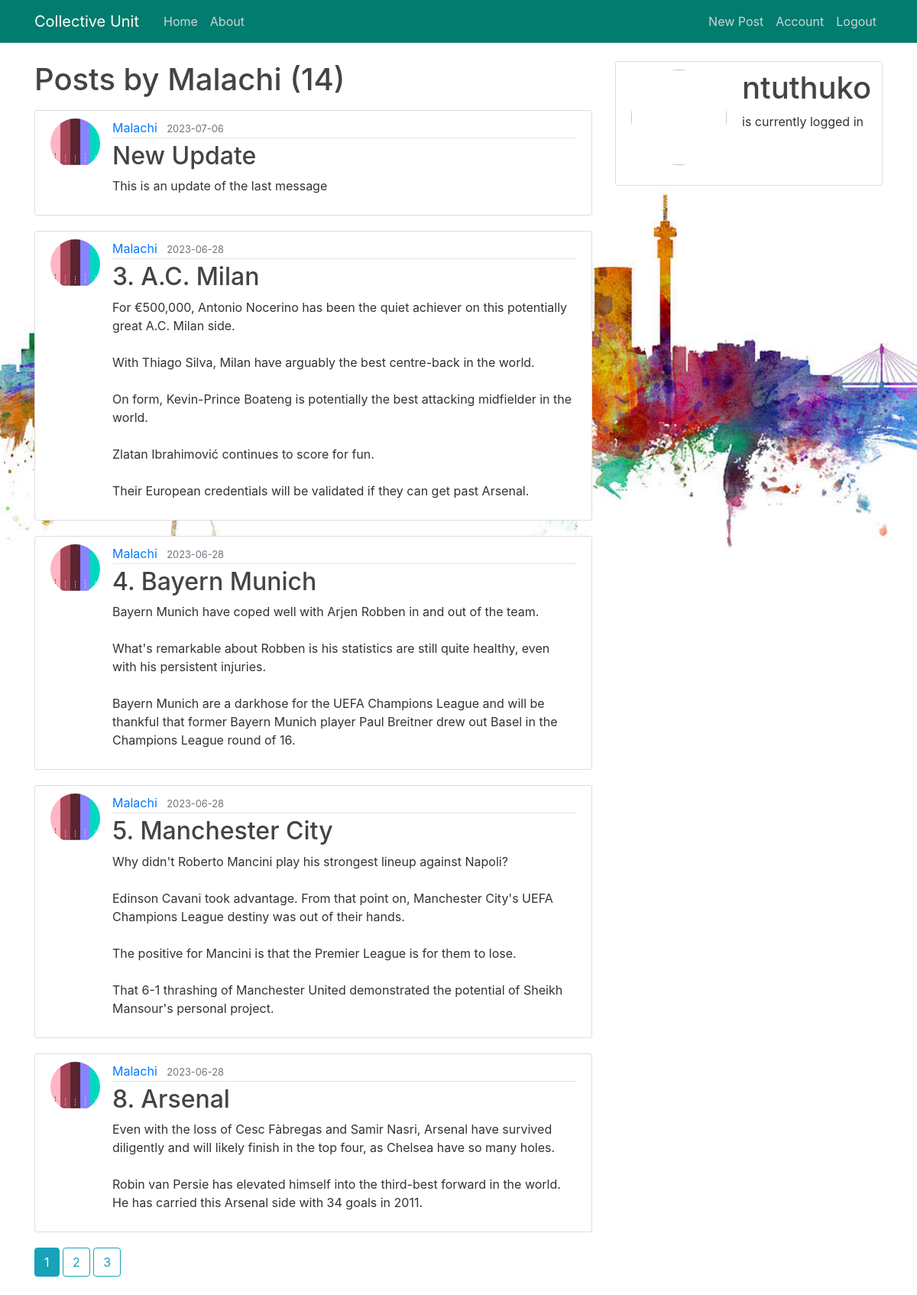
Screenshot of /user/Malachi (signed in) with the database file from the repository.
### application/models.py (models this page shows, shortened)
class User(db.Model, UserMixin):
    id = db.Column(db.Integer, primary_key=True)
    username = db.Column(db.String(20), nullable=False, unique=True)
    email = db.Column(db.String(120), nullable=False, unique=True)
    image_file = db.Column(db.String(20), nullable=False,
                           default='default.jpg')
    password = db.Column(db.String(60), nullable=False)
    posts = db.relationship('Post', backref='author', lazy=True)

class Post(db.Model):
    id = db.Column(db.Integer, primary_key=True)
    title = db.Column(db.String(100), nullable=False)
    content = db.Column(db.Text, nullable=False)
    date_posted = db.Column(db.DateTime, nullable=False,
                            default=datetime.utcnow)
    user_id = db.Column(db.Integer, db.ForeignKey('user.id'), nullable=False)

### application/routes.py (the view)
@app.route('/user/<string:username>')
def user_posts(username):
    page = request.args.get('page', 1, type=int)
    user = User.query.filter_by(username=username).first_or_404()
    posts = Post.query.filter_by(author=user).order_by(Post.date_posted.desc()).paginate(per_page=5, page=page)
    return render_template('user_posts.html', posts=posts, user=user)

### application/models.py (called while the page is built)
@login_manager.user_loader
def load_user(user_id):
    return User.query.get(int(user_id))

### application/templates/user_posts.html
{% extends "layout.html" %}
{% block content %}
    <h1 class="mb-3">Posts by {{ user.username }} ({{ posts.total }})</h1>
    {% for post in posts.items %}
        <article class="media content-section">
          <img class="rounded-circle article-img" src="{{ url_for('static', filename='pics/' + post.author.image_file) }}">
          <div class="media-body">
            <div class="article-metadata">
              <a class="mr-2" href="{{ url_for('user_posts', username=post.author.username) }}">{{ post.author.username }}</a>
              <small class="text-muted">{{ post.date_posted.strftime('%Y-%m-%d') }}</small>
            </div>
            <h2><a class="article-title" href="{{ url_for('post', post_id=post.id) }}">{{ post.title }}</a></h2>
            <p class="article-content">{{ post.content }}</p>
          </div>
        </article>
    {% endfor %}
    {% for page_num in posts.iter_pages(left_edge=1, right_edge=1, left_current=1, right_current=2) %}
      {% if page_num %}
        {% if posts.page == page_num %}
          <a class="btn btn-info mb-4" href="{{ url_for('user_posts', username=user.username, page=page_num) }}">{{ page_num }}</a>
        {% else %}
          <a class="btn btn-outline-info mb-4" href="{{ url_for('user_posts', username=user.username, page=page_num) }}">{{ page_num }}</a>
        {% endif %}
      {% else %}
        ...
      {% endif %}
    {% endfor %}
{% endblock content %}

### application/templates/layout.html (shortened to what this page needs)
<!DOCTYPE html>
<html>
<head>
    <link rel="stylesheet" href="https://maxcdn.bootstrapcdn.com/bootstrap/4.0.0/css/bootstrap.min.css">
    <link rel="stylesheet" type="text/css" href="{{ url_for('static', filename='main.css') }}">
</head>
<body>
    <header class="site-header">
      <nav class="navbar navbar-expand-md navbar-dark bg-steel fixed-top">
        <div class="container">
          <a class="navbar-brand mr-4" href="/">Collective Unit</a>
          <div class="collapse navbar-collapse" id="navbarToggle">
            <div class="navbar-nav mr-auto">
              <a class="nav-item nav-link" href="{{ url_for('home') }}">Home</a>
              <a class="nav-item nav-link" href="{{ url_for('about') }}">About</a>
            </div>
            <div class="navbar-nav">
              {% if current_user.is_authenticated %}
              <a class="nav-item nav-link" href="{{ url_for('new_post') }}">New Post</a>
              <a class="nav-item nav-link" href="{{ url_for('account') }}">Account</a>
              <a class="nav-item nav-link" href="{{ url_for('logout') }}">Logout</a>
              {% else %}
              <a class="nav-item nav-link" href="{{ url_for('login') }}">Login</a>
              <a class="nav-item nav-link" href="{{ url_for('register') }}">Register</a>
              {% endif %}
            </div>
          </div>
        </div>
      </nav>
    </header>
    <main role="main" class="container">
      <div class="row">
        <div class="col-md-8">
          {% block content %}{% endblock %}
        </div>
        {% if current_user.is_authenticated %}
        <div class="col-md-4">
          <div class="content-section">
            <div class="media">
                <img class="rounded-circle account-img" src="{{ image_file }}">
                <div>
                    <h2 class="account-heading">{{ current_user.username }}</h2>
                    <p>is currently logged in</p>
                </div>
              </div>
          </div>
        </div>
        {% endif %}
      </div>
    </main>
</body>
</html>

### application/static/main.css (style rules this page uses)
body { background-image: url("../static/bg-pic/1.jpg"); background-size: 100%; background-repeat: no-repeat; color: #333333; margin-top: 5rem; line-height: 1.5; text-align: left; }
h1, h2, h3, h4, h5, h6 { color: #444444; }
.bg-steel { background-color: #027c6e; }
.site-header .navbar-nav .nav-link { color: #cbd5db; }
.content-section { background: #ffffff; padding: 10px 20px; border: 1px solid #dddddd; border-radius: 3px; margin-bottom: 20px; }
.article-title { color: #444444; }
.article-content { white-space: pre-line; }
.article-img { height: 65px; width: 65px; margin-right: 16px; }
.article-metadata { padding-bottom: 1px; margin-bottom: 4px; border-bottom: 1px solid #e3e3e3 }
.account-img { height: 125px; width: 125px; margin-right: 20px; margin-bottom: 16px; }
.account-heading { font-size: 2.5rem; }

### rows the page displays
User: username "Malachi"
Post: image_file (picture), author.username "Malachi", date_posted "2023-07-06", title "New Update", content "This is an update of the last message"
Post: image_file (picture), author.username "Malachi", date_posted "2023-06-28", title "3. A.C. Milan", content "For €500,000, Antonio Nocerino has been the quiet achiever on this potentially great A.C. Milan side. With Thiago Silva, Milan have arguably the best centre-back in the world. On form, Kevin-Prince Boateng is potentially the best attacking midfielder in the world. Zlatan Ibrahimović continues to score for fun. Their European credentials will be validated if they can get past Arsenal."
Post: image_file (picture), author.username "Malachi", date_posted "2023-06-28", title "4. Bayern Munich", content "Bayern Munich have coped well with Arjen Robben in and out of the team. What's remarkable about Robben is his statistics are still quite healthy, even with his persistent injuries. Bayern Munich are a darkhose for the UEFA Champions League and will be thankful that former Bayern Munich player Paul Breitner drew out Basel in the Champions League round of 16."
Post: image_file (picture), author.username "Malachi", date_posted "2023-06-28", title "5. Manchester City", content "Why didn't Roberto Mancini play his strongest lineup against Napoli? Edinson Cavani took advantage. From that point on, Manchester City's UEFA Champions League destiny was out of their hands. The positive for Mancini is that the Premier League is for them to lose. That 6-1 thrashing of Manchester United demonstrated the potential of Sheikh Mansour's personal project."
Post: image_file (picture), author.username "Malachi", date_posted "2023-06-28", title "8. Arsenal", content "Even with the loss of Cesc Fàbregas and Samir Nasri, Arsenal have survived diligently and will likely finish in the top four, as Chelsea have so many holes. Robin van Persie has elevated himself into the third-best forward in the world. He has carried this Arsenal side with 34 goals in 2011."
User: username "ntuthuko"

### other values shown
{{ posts.total }} "14"
{{ page_num }} "1"
{{ page_num }} "2" "3"
